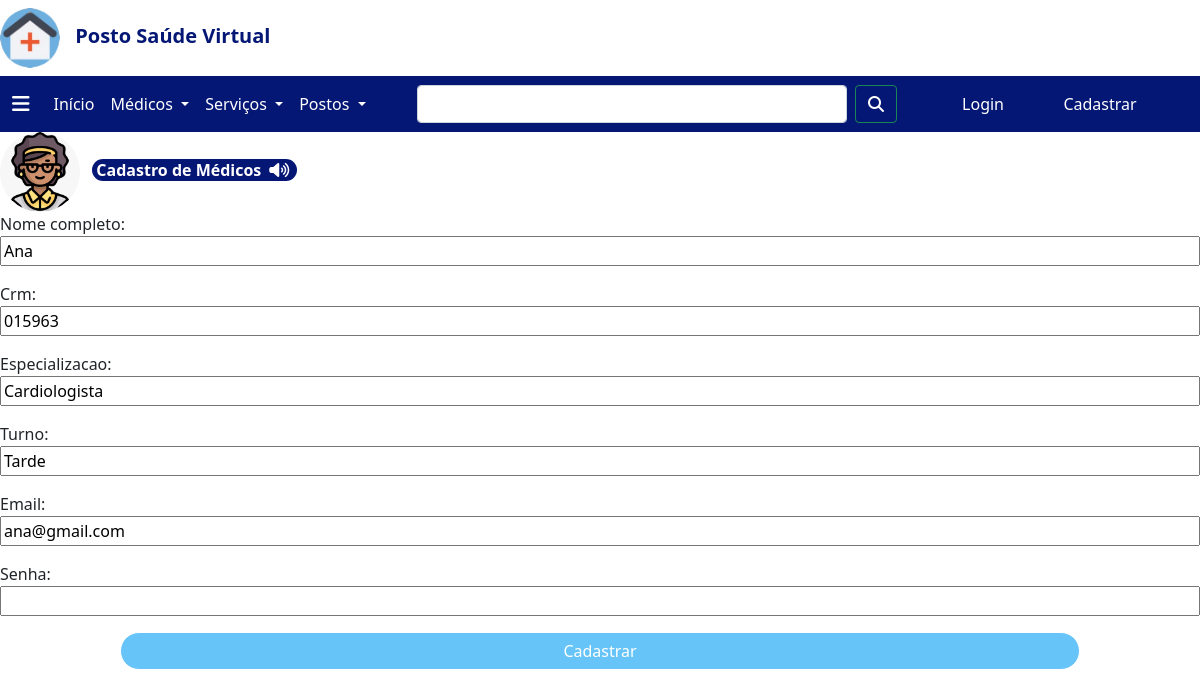
Page /medicos/editar/1 on the committed database.
### medico/models.py (models this page shows, shortened)
class Medico (models.Model):
    nome_completo = models.CharField(max_length=256)
    crm = models.CharField(max_length=256)
    especializacao = models.CharField(max_length=256)
    turno = models.CharField(max_length=256)
    email = models.EmailField(max_length=256)
    senha = models.CharField(max_length=256)

### medico/views.py (the view)
# urls.py: path('editar/<int:pk>', MedicoUpdateView.as_view(), name='medico.editar'),
class MedicoUpdateView(UpdateView):
    model = Medico
    form_class = MedicoForm
    success_url = '/medicos/'

### medico/forms.py
class MedicoForm(forms.ModelForm):
    class Meta:
        model = Medico
        fields = ('nome_completo','crm','especializacao','turno','email','senha')
        widgets = {
        'senha': forms.PasswordInput(),
    }

### medico/templates/medico/medico_form.html (shortened to what this page needs)
{% extends 'menu.html' %}
{% load static %}
{% block content %}
<body>
  <link rel="stylesheet" href="{% static 'css/medico_form.css' %}">
  <div class="atendente-login">
    <header class="header-atendente">
        <img class="atendente-img" src="{% static 'img/atendente.png' %}">
        <span><strong id="atendente-voice"> &nbsp;Cadastro de Médicos<i class="fa-solid fa-volume-high" id="sound"></i></strong></span>
    </header>
  </div>
  <form method="post">
      {{ form.as_p}}
    <button class="btn btn-success" id="cadastrar" type="submit">Cadastrar</button>
  </form>
</body>
{% endblock %}

### static/css/menu.css (style rules this page uses)
strong { margin-left: 0.5em; }
.btn { background: none; color: #ffffff; }

### static/css/medico_form.css (style rules this page uses)
.atendente-img { height: 10vh; border-radius: 100%; }
#atendente-voice { background-color: #051775; color: #ffffff; border-radius: 50px 50px 50px 50px; }
#sound { margin: 0.5em; }
input { width: 100%; }
#cadastrar { margin-left: 10%; width: 80%; background-color: #66C4F9; border-radius: 50px 50px 50px 50px; }
.btn-success { border-color:white; }

### rows in the picture
Medico: nome_completo "Ana", crm "015963", especializacao "Cardiologista", turno "Tarde", email "ana@gmail.com"
